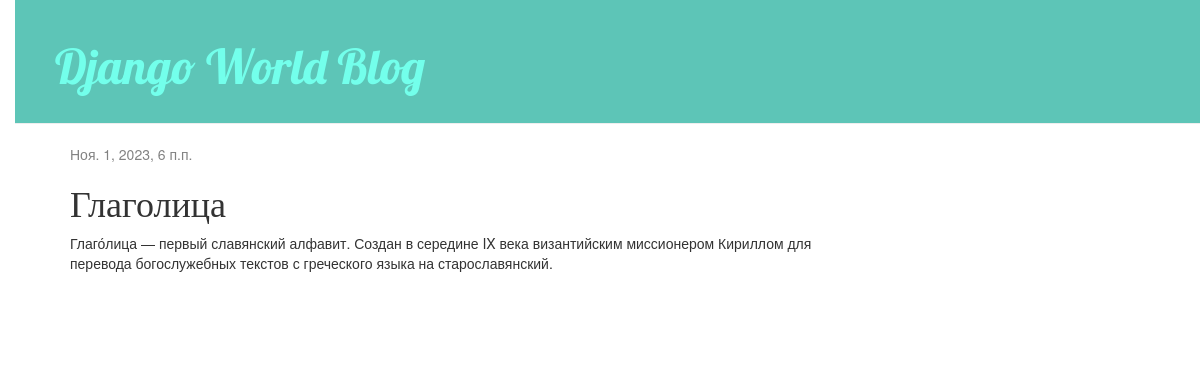
Screenshot of /post/3/ with the database file from the repository.
### blog/models.py (models this page shows, shortened)
class Post(models.Model):
    author = models.ForeignKey(settings.AUTH_USER_MODEL, on_delete=models.CASCADE)
    title = models.CharField(max_length=200)
    text = models.TextField()
    created_date = models.DateTimeField(default=timezone.now)
    published_date = models.DateTimeField(blank=True, null=True)

### blog/views.py (the view)
# urls.py: path('post/<int:pk>/', views.post_detail, name='post_detail'),
def post_detail(request, pk):
	post = get_object_or_404(Post, pk=pk)
	return render(request, 'blog/post_detail.html', {'post': post})

### blog/templates/blog/post_detail.html (shortened to what this page needs)
{% extends 'blog/base.html' %}
{% block content %}
    <div class="post">
    	{% if post.published_date %}
    	    <div class="date">
    	    	{{ post.published_date }}
    	    </div>
    	{% endif %}
    	<h1>{{ post.title }}</h1>
    	<p>{{ post.text|linebreaksbr }}</p>
    </div>
{% endblock %}

### blog/static/css/blog.css (style rules this page uses)
body { padding-left: 15px; }
h1, h2, h3, h4 { font-family: 'Lobster', cursive; }
.date { color: #828282; }
.post { margin-bottom: 70px; }

### rows the page displays
Post: published_date "Ноя. 1, 2023, 6 п.п.", title "Глаголица", text "Глаго́лица — первый славянский алфавит. Создан в середине IX века византийским миссионером Кириллом для перевода богослужебных текстов с греческого языка на старославянский."
